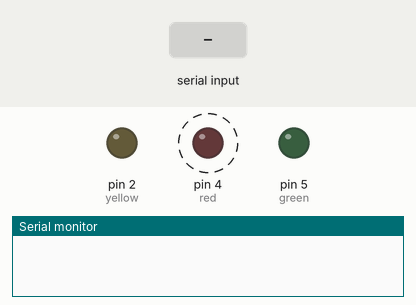
This sketch was run on a simulated Arduino Uno, built with avr-gcc and run on an emulated ATmega328P. On the bench: output pins drawn as LEDs (lit = HIGH), the last lines printed to the serial monitor. Dashed ring = blinking. Inputs (shaded band) come from the test bench.

Above: at 1.6 s.
1.7 s: "R,45\n" received over Serial
At 2.4 s:
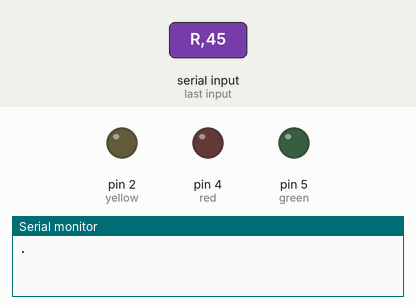
3.3 s: "R90\n" received over Serial
Timing chart, 0 to 6.3 s (numbered marks = the images above; inputs shaded):
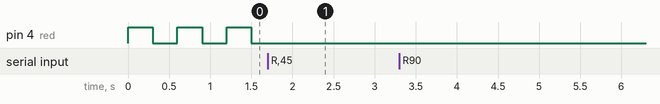

The sketch:

Blink3LEDv3.ino
```cpp
// Leds
int yellow = 2;
int red = 4;
int green = 5;

int blinkRate[10]= {900,800,700,600,500,400,300,200,100,50};

boolean RedOn = true;
boolean GreenOn = false;
boolean YellowOn = false;

//int delayRed = 0;
//int delayGreen = 0;
//int delayYellow = 0;

int blinkDelay = blinkRate[6];


//for Serial Commmunication
String inputString = "";         // a string to hold incoming data
boolean stringComplete = false;  // whether the string is complete
long Number;


void allOff(){
  digitalWrite(red, LOW);
  digitalWrite(green, LOW);
  digitalWrite(yellow, LOW);
}

/*
  SerialEvent occurs whenever a new data comes in the
 hardware serial RX.  This routine is run between each
 time loop() runs, so using delay inside loop can delay
 response.  Multiple bytes of data may be available.
 */
void serialEvent() {
  //Serial.println("in EvenT");
  while (Serial.available()) {
    // get the new byte:
    char inChar = (char)Serial.read();
    // add it to the inputString:
    inputString += inChar;
    // if the incoming character is a newline, set a flag
    // so the main loop can do something about it:
    if (inChar == '\n') {
      stringComplete = true;
    }
  }
}


void setup() {
  // initialize serial:
  Serial.begin(9600);
  // reserve 200 bytes for the inputString:
  inputString.reserve(200);
  pinMode(red, OUTPUT);
  pinMode(green, OUTPUT);
  pinMode(yellow, OUTPUT);
//    Serial.println("Ready");
//  Serial.println(blinkDelay);

}

void loop() {
  // print the string when a newline arrives:
  if(stringComplete){
    inputString.toUpperCase();
    Number = inputString.substring(1).toInt();


    switch(inputString[0])
    {
    case 'R':
      if(Number>0 && Number<=10)
      {
        // Serial.print ("R ");
        // Serial.println(blinkRate[Number-1]);
        RedOn=true;
        blinkDelay = blinkRate[Number-1];
        Serial.println(".");
      }
      else if(Number==0)
      {
        RedOn=false;
        blinkDelay = blinkRate[8];
        // Serial.print ("R ");
        // Serial.println(Number);
        Serial.println(".");
      }
      else
      {
        Serial.println("?");
      }
      break;
     case 'G':
      if(Number>0 && Number<=10)
      {
        // Serial.print ("G ");
        // Serial.println(blinkRate[Number-1]);
        GreenOn=true;
        blinkDelay = blinkRate[Number-1];
        Serial.println(".");
      }
      else if(Number==0)
      {
        GreenOn=false;
        blinkDelay = blinkRate[8];
        // Serial.print ("G ");
        // Serial.println(Number);
        Serial.println(".");
      }
      else
      {
        Serial.println("?");
      }
      break;
     case 'Y':
      if(Number>0 && Number<=10)
       {
        // Serial.print ("Y ");
        // Serial.println(blinkRate[Number-1]);
        YellowOn=true;
        blinkDelay = blinkRate[Number-1];
        Serial.println(".");
      }
      else if(Number==0)
      {
        YellowOn=false;
        blinkDelay = blinkRate[8];
        // Serial.print ("Y ");
        // Serial.println(Number);
        Serial.println(".");
      }
      else
      {
        Serial.println("?");
      }
      break;


//    case 'G':
//      Serial.print ("G ");
//      Serial.println(Number);
//      Serial.println(".");
//      break;
//    case 'Y':
//      Serial.print ("Y ");
//      Serial.println(Number);
//      Serial.println(".");
//      break;
//    default:
//      Serial.println("?");
  }

    // clear the string:
    inputString = "";
    stringComplete = false;

  }
if (RedOn)
  {
    digitalWrite(red, HIGH);
  }
  else{
    digitalWrite(red, LOW);
  }
if (GreenOn)
  {
    digitalWrite(green, HIGH);
  }
  else{
    digitalWrite(green, LOW);
  }
if (YellowOn)
  {
    digitalWrite(yellow, HIGH);
  }
  else{
    digitalWrite(yellow, LOW);
  }


  delay(blinkDelay);               // wait
  //digitalWrite(red, LOW);
  allOff();    // turn the LEDs off
  delay(blinkDelay);
}
```

Measured:
- after the input at 1.7 s, pin 4 (red): stops changing and stays LOW
- by itself, pin 4 (red): alternates HIGH for 0.30 s and LOW for 0.30 s
